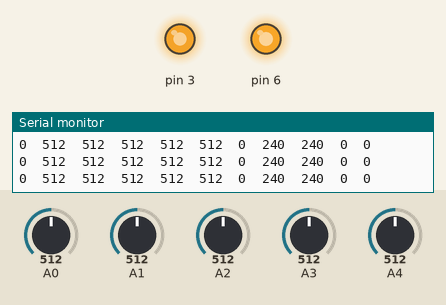
This sketch was run on a simulated Arduino Uno, built with avr-gcc and run on an emulated ATmega328P. Parts: output pins drawn as LEDs (lit = HIGH), the last lines printed to the serial monitor. The inputs (shaded band) are chosen by the test bench; at power-on: A4 = 512, A0 = 512, A1 = 512, A2 = 512, A3 = 512.

Above: at 1.2 s.
1.3 s: A4 set to 461
2.8 s: A4 set to 441
At 3.8 s:
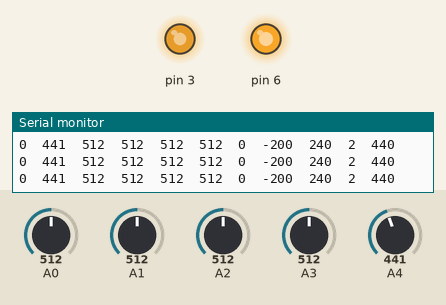
5.8 s: A0 set to 257
8.8 s: A0 set to 240
At 10.2 s:
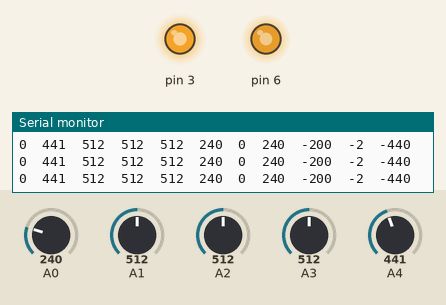
11.8 s: A1 set to 107
13.3 s: A1 set to 94
Timing chart, 0 to 16.3 s (numbered marks = the images above; inputs shaded):
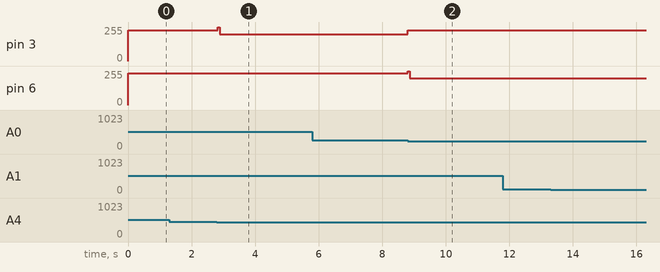

The sketch:

TR_LF_PART_5.4.ino
```cpp
int sensor0,sensor1,sensor2,sensor3,sensor4,sensor5,sensor6,sensor7;
int ralat, lastralat;
int kiri1,kiri2,kanan1,kanan2;
int pwmkanan,pwmkiri;
int MV;
int MAXPWM=240;//200
int MINPWM=0;
int intervalPWM= (MAXPWM-MINPWM)/8;
int kp=220;//160
int kd=170;//100
int error;
int P;
int D;

void sensorbaca()
{
  if(sensor3<250)   //kondisi normal lurus
  {
    ralat=0;

    //digitalWrite(53,LOW);
    //digitalWrite(52,HIGH);

    //digitalWrite(44,LOW);
    //digitalWrite(45,HIGH);
  }
  /*
  if(sensor2<250)   //kondisi normal belok kiri
  {
    ralat=1;
  }

  if(sensor4<250)   //kondisi normal belok kanan
  {
    ralat=-1;
  }
  */
  if(sensor1 <450)   //kondisi bablas belok kiri
  {
    ralat=2;
  }
   if(sensor5<250)   //kondisi bablas belok kanan
  {
    ralat=-2;
 }
}

void PID()
{
  P = kp*ralat;
  D = kd * (ralat-lastralat);
  MV= P + D; //pid
  lastralat=ralat;

  pwmkanan=(MAXPWM)+MV;
  pwmkiri=MAXPWM-MV;

if(pwmkanan>=0)
{
  if(pwmkanan>MAXPWM)
    {
      pwmkanan=MAXPWM;
    }
    analogWrite(6,pwmkanan); //kanan
    digitalWrite(5,LOW);
    digitalWrite(7,HIGH);
}

else
{
  if(pwmkanan<=-255)
  {
    pwmkanan=-255;
  }
  analogWrite(6,(pwmkanan*-1)); //kanan
    digitalWrite(5,LOW);
    digitalWrite(7,LOW);
}

if(pwmkiri>=0)
{
  if(pwmkiri>MAXPWM)
    {
      pwmkiri=MAXPWM;
    }
    analogWrite(3,pwmkiri-10); //kanan
    digitalWrite(4,LOW);
    digitalWrite(2,HIGH);
}
else
{
  if(pwmkiri<=-255)
  {
    pwmkiri=-255;
  }
  analogWrite(3,(pwmkiri*-1)); //kanan
    digitalWrite(4,LOW);
    digitalWrite(2,LOW);
}

}

void setup() {
  // put your setup code here, to run once:
Serial.begin(9600);
}

void loop() {
  // put your main code here, to run repeatedly:

//sensor0=analogRead(A1);   //kiri3
sensor1=analogRead(A4);  //kiri2
sensor2=analogRead(A3);  //kiri1
sensor3=analogRead(A2);  //tengah
sensor4=analogRead(A1);  //kanan1
sensor5=analogRead(A0); //kanan2
//sensor6=analogRead(A8); //kanan3b

sensorbaca();
PID();

Serial.print(sensor0);
Serial.print("  ");
Serial.print(sensor1);
Serial.print("  ");
Serial.print(sensor2);
Serial.print("  ");
Serial.print(sensor3);
Serial.print("  ");
Serial.print(sensor4);
Serial.print("  ");
Serial.print(sensor5);
Serial.print("  ");
Serial.print(sensor6);
Serial.print("  ");
Serial.print(pwmkiri);
Serial.print("  ");
Serial.print(pwmkanan);
Serial.print("  ");
Serial.print(ralat);
Serial.print("  ");
Serial.println(MV);
delay(10);
}
```

Measured:
- after the input at 2.8 s, pin 3: 230/255 → 200/255 at once
- after the input at 8.8 s, pin 3: 200/255 → 230/255 at once; pin 6: 240/255 → 200/255 at once
